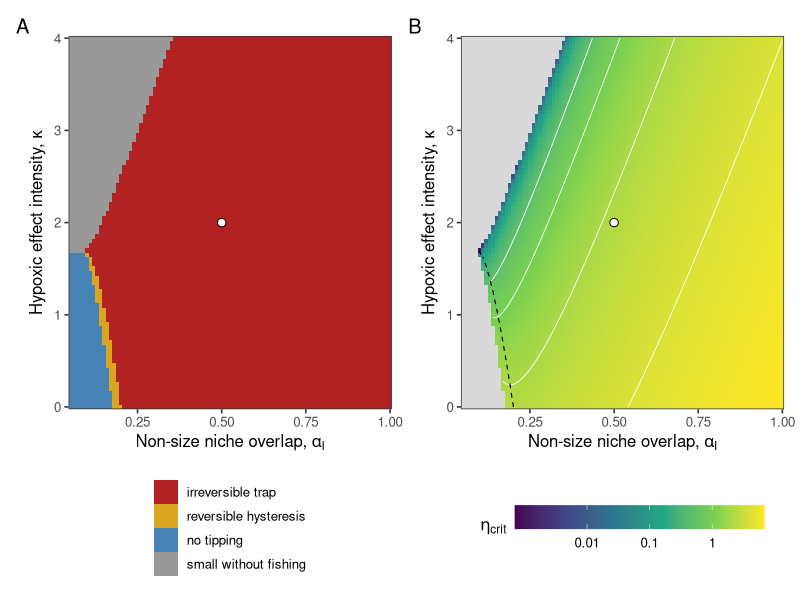

This figure's R source:
# Parameter sweeps of the tipping point in cod body size (reviewer comments
# E2, R1.3b, R1.6).
#
# Uses the reduced model of the main text (flounder density and mean size held
# fixed), so only cod mean body size mu changes:
#
#   dmu/dt = h2 * [A(mu) - eta * B(mu)],
#
# where B(mu) > 0 is the selection from fishing per unit fishing effort eta,
# and A(mu) collects all other selection (growth, hypoxia, competition).
# Because eta enters linearly, the equilibria for a given eta are the
# solutions of eta = H(mu) := A(mu) / B(mu). The curve (H(mu), mu) is thus the
# full bifurcation diagram, and an equilibrium is stable iff H'(mu) < 0.
# The saddle-node bifurcations (tipping points) are the local extrema of H:
#   - local maximum of H: eta_crit, above which the large-size state is lost;
#   - local minimum of H: eta_rec, below which the small-size state is lost
#     (if eta_rec < 0, the small state persists even without fishing, i.e.
#     the trap is irreversible by reducing fishing alone).
# Note that h2 cancels from H: heritability affects the speed of evolution,
# but not where the tipping points are. Likewise, alpha0, alphaI and Fpop
# only enter through their product, so sweeping alphaI covers all three.
#
# Regimes, for given parameters:
#   "irreversible trap"      bistable already at eta = 0 (eta_rec < 0)
#   "reversible hysteresis"  bistable for 0 < eta_rec < eta < eta_crit
#   "no tipping"             single state; cod size declines smoothly
#   "small without fishing"  single state, and cod are already smaller than
#                            flounder without any fishing
#
# Run from the repository root; figures are saved to figures/.

library(tidyverse)
library(patchwork)


# Model --------------------------------------------------------------------

# Fig. 1 parameter values (see markdown/cod-flounder-basic.qmd):
pars_fig1 <- list(
  mF     = 0,          # Flounder mean (scaled) body size
  rho    = 5,          # Maximum intrinsic growth rate
  s      = 0.5,        # Cod body size standard deviation
  sF     = 0.5,        # Flounder body size standard deviation
  theta  = 5,          # Trait range where population growth is possible
  zstar  = 1,          # Optimal body size for cod
  phi    = 1,          # Fishing inflection point
  tau    = 0.5,        # Fishing transition width
  kappa  = 2,          # Hypoxic effect intensity
  zeta   = 1,          # Hypoxic effect inflection point
  nu     = 1.5,        # Hypoxic effect transition width
  Fpop   = 12,         # Flounder population density
  w      = 0.33,       # Competition width of body size
  alpha0 = 1/sqrt(2),  # Baseline competition from body size
  alphaI = 0.5         # Competition from traits other than body size
)

# Selection from fishing per unit fishing effort, B(mu) (without the h2)
sel_fishing <- function(m, p) {
  with(p, s^2 / sqrt(pi*(2*s^2 + tau^2)) * exp(-(m - phi)^2 / (2*s^2 + tau^2)))
}

# All other selection, A(mu): growth, hypoxia, and competition (without h2)
sel_other <- function(m, p) {
  with(p, {
    S <- s^2 + sF^2 + w^2
    2*rho*s^2 / theta^2 * (zstar - m) -
      kappa*s^2 / sqrt(pi*(2*s^2 + nu^2)) * exp(-(m - zeta)^2 / (2*s^2 + nu^2)) +
      s^2*Fpop*alpha0*alphaI*(m - mF) / sqrt(2*pi*S^3) *
      exp(-(m - mF)^2 / (2*S))
  })
}

# Fishing effort at which mu is an equilibrium
H <- function(m, p) sel_other(m, p) / sel_fishing(m, p)


# Tipping points -----------------------------------------------------------

mu_grid <- seq(-5, 5, by = 0.002)

# Locate the saddle-node bifurcations and classify the regime, for the
# parameter list p. Returns a one-row tibble.
fold_points <- function(p, grid = mu_grid) {
  h <- H(grid, p)
  # Cod mean size at the largest stable equilibrium without fishing
  # (stable equilibria are where H crosses 0 from above):
  i0 <- which(h[-length(h)] > 0 & h[-1] <= 0)
  mu0 <- uniroot(\(m) H(m, p), grid[c(max(i0), max(i0) + 1)])$root
  # Interior local extrema of H, refined numerically:
  dh <- sign(diff(h))
  ext <- which(diff(dh) != 0) + 1
  refine <- function(i, maximum) {
    optimize(\(m) H(m, p), grid[c(i - 1, i + 1)], maximum = maximum)$objective
  }
  type <- ifelse(dh[ext - 1] > 0, "max", "min") # Slope of H before extremum
  single <- if (mu0 < p$mF) "small without fishing" else "no tipping"
  if (length(ext) == 0) {
    return(tibble(eta_crit = NA_real_, eta_rec = NA_real_, mu0 = mu0,
                  regime = single))
  }
  if (length(ext) != 2 || !identical(type, c("min", "max"))) {
    return(tibble(eta_crit = NA_real_, eta_rec = NA_real_, mu0 = mu0,
                  regime = "other (check)"))
  }
  eta_rec <- refine(ext[1], maximum = FALSE)
  eta_crit <- refine(ext[2], maximum = TRUE)
  regime <- case_when(
    eta_crit <= 0 ~ single, # Bistability only at (unphysical) negative eta
    eta_rec < 0   ~ "irreversible trap",
    TRUE          ~ "reversible hysteresis"
  )
  if (eta_crit <= 0) eta_crit <- eta_rec <- NA_real_
  tibble(eta_crit = eta_crit, eta_rec = eta_rec, mu0 = mu0, regime = regime)
}

# Sweep over a table of parameter values. Each column of `grid` must be a
# parameter name; all other parameters are taken from `base`.
run_sweep <- function(grid, base = pars_fig1) {
  grid |>
    mutate(res = pmap(grid, \(...) fold_points(modifyList(base, list(...))))) |>
    unnest(res)
}

regime_levels <- c("irreversible trap", "reversible hysteresis",
                   "no tipping", "small without fishing", "other (check)")
regime_cols <- setNames(c("firebrick", "goldenrod", "steelblue", "grey60", "black"),
                        regime_levels)


# Sanity check at the Fig. 1 parameters ------------------------------------

print(fold_points(pars_fig1))


# Sweep: alphaI x kappa ----------------------------------------------------

# How much fishing it takes to tip the system, as a function of the strength
# of competition (non-size niche overlap alphaI) and of hypoxia (kappa)

sweep_ak <-
  crossing(alphaI = seq(0.05, 1, by = 0.01), kappa = seq(0, 4, by = 0.05)) |>
  run_sweep() |>
  mutate(regime = factor(regime, levels = regime_levels))

font_size <- 12

theme_sweep <- theme_bw(base_size = font_size) +
  theme(panel.grid = element_blank())

mark_fig1 <- annotate("point", x = pars_fig1$alphaI, y = pars_fig1$kappa,
                      shape = 21, fill = "white", size = 2.5)

p_ak_regime <- ggplot(sweep_ak, aes(x = alphaI, y = kappa, fill = regime)) +
  geom_raster() +
  mark_fig1 +
  scale_fill_manual(values = regime_cols, breaks = regime_levels,
                    drop = TRUE) +
  scale_x_continuous(expand = expansion(0, 0)) +
  scale_y_continuous(expand = expansion(0, 0)) +
  labs(x = expression("Non-size niche overlap," ~ alpha[I]),
       y = expression("Hypoxic effect intensity," ~ kappa),
       fill = NULL) +
  theme_sweep +
  theme(legend.position = "bottom", legend.direction = "vertical")

p_ak_etacrit <- ggplot(sweep_ak, aes(x = alphaI, y = kappa)) +
  geom_raster(aes(fill = eta_crit)) +
  geom_contour(aes(z = eta_crit), colour = "white", linewidth = 0.3,
               breaks = c(0.5, 1, 2, 4, 8, 16), na.rm = TRUE) +
  # Boundary between irreversible traps and reversible hysteresis:
  geom_contour(aes(z = eta_rec), breaks = 0, colour = "black",
               linetype = "dashed", linewidth = 0.4, na.rm = TRUE) +
  mark_fig1 +
  scale_fill_viridis_c(trans = "log10", na.value = "grey85",
                       breaks = c(0.01, 0.1, 1, 10),
                       labels = c("0.01", "0.1", "1", "10")) +
  scale_x_continuous(expand = expansion(0, 0)) +
  scale_y_continuous(expand = expansion(0, 0)) +
  labs(x = expression("Non-size niche overlap," ~ alpha[I]),
       y = expression("Hypoxic effect intensity," ~ kappa),
       fill = expression(eta[crit])) +
  theme_sweep +
  theme(legend.position = "bottom",
        legend.key.width = unit(2.5, "lines"))

fig_ak <- p_ak_regime + p_ak_etacrit + plot_annotation(tag_levels = "A")

ggsave("figures/fig-sweep-alphaI-kappa.pdf", fig_ak, width = 9, height = 5.5)
